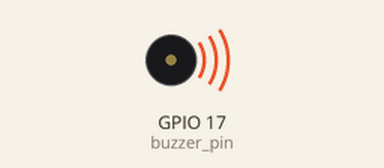
Simulated run of this program. Board: Raspberry Pi (BCM pin numbers). On the bench: buzzer (waves = sounding). What the program prints to the terminal is not drawn. At 2.5 s the program stops and its outputs stay as they are.

Above: at 0.2 s.
At 1.95 s:
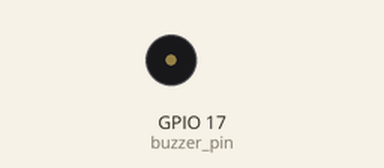
Timing chart, 0 to 3.0 s (numbered marks = the images above):
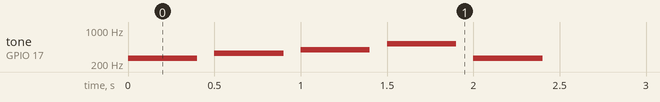

The program:

melody.py
```python
import RPi.GPIO as GPIO
import time
GPIO.setmode(GPIO.BCM)
buzzer_pin = 17
GPIO.setup(buzzer_pin, GPIO.OUT)
# Frequencies for musical notes (in Hz)
NOTES = {
    'C4': 261,  # Middle C
    'D4': 294,
    'E4': 329,
    'F4': 349,
    'G4': 392,
    'A4': 440,
    'B4': 493,
    'C5': 523,  # Higher C
}
NOTE_DURATION = 0.4
# Function to play a note
def play_note(frequency):
    # Generate a PWM signal at the given frequency
    pwm = GPIO.PWM(buzzer_pin, frequency)
    pwm.start(50)  # 50% duty cycle for sound output
    time.sleep(NOTE_DURATION)  # Wait for the note duration
    pwm.stop()  # Stop the PWM

# Function to play a melody
def play_melody():
    # Simple melody (C4, E4, G4, C5, C4)
    melody = [NOTES['C4'], NOTES['E4'], NOTES['G4'], NOTES['C5'], NOTES['C4']]

    # Play each note in the melody
    for note in melody:
        play_note(note)
        time.sleep(0.1)  # Short pause between notes

try:
    print("Playing melody...")
    play_melody()

except KeyboardInterrupt:
    print("Program interrupted. Exiting...")

finally:
    GPIO.cleanup()
```

Measured:
- by itself, tone on GPIO 17 (buzzer_pin): plays 261 Hz for 0.40 s, 329 Hz for 0.40 s, 392 Hz for 0.40 s, 523 Hz for 0.40 s, 261 Hz for 0.40 s
